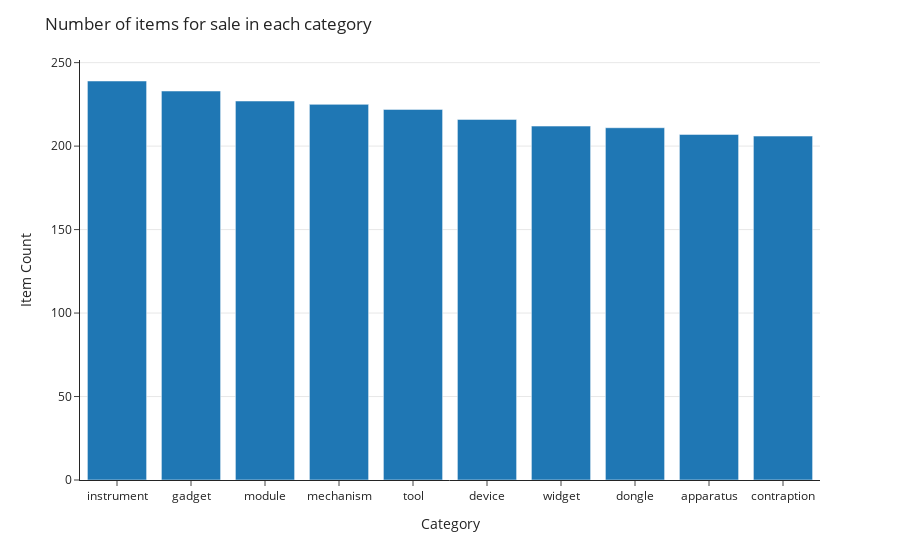

Here is the notebook cell this chart was saved with:
### Code cell
title = 'Number of items for sale in each category'
bar_plot(x='Category', y='Item Count',df=items_for_sale,title=title)

### Figure 1 — Plotly figure (JSON) as saved in the notebook; plotly's stock layout.template omitted (floating-point values rounded to 4 significant figures)
{"data": [{"alignmentgroup": "True", "hovertemplate": "Category=%{x}<br>Item Count=%{y}<extra></extra>", "legendgroup": "", "marker": {"color": "#1F77B4", "pattern": {"shape": ""}}, "name": "", "offsetgroup": "", "orientation": "v", "showlegend": false, "textposition": "auto", "x": ["instrument", "gadget", "module", "mechanism", "tool", "device", "widget", "dongle", "apparatus", "contraption"], "xaxis": "x", "y": [239, 233, 227, 225, 222, 216, 212, 211, 207, 206], "yaxis": "y", "type": "bar"}], "layout": {"xaxis": {"anchor": "y", "domain": [0, 1], "title": {"text": "Category"}}, "yaxis": {"anchor": "x", "domain": [0, 1], "title": {"text": "Item Count"}, "tickprefix": "", "showgrid": true}, "legend": {"tracegroupgap": 0}, "margin": {"t": 60}, "barmode": "relative", "title": {"text": "Number of items for sale in each category"}}}
